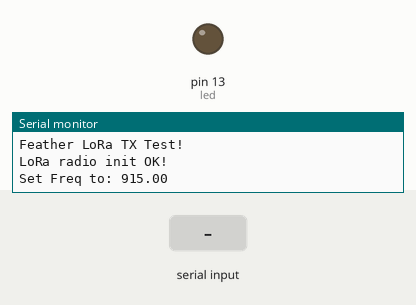
This sketch was run on a simulated Arduino Mega 2560, built with avr-gcc and run on an emulated ATmega2560. On the bench: output pins drawn as LEDs (lit = HIGH), the last lines printed to the serial monitor. The test bench sets the inputs (shaded band). No radio packets arrive unless stated; pins used as bus, display or sensor lines are not drawn.

Above: at 1.2 s.
1.3 s: "1" received over the second serial link
At 1.95 s:
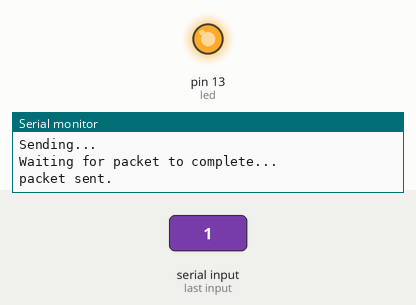
Timing chart, 0 to 4.3 s (numbered marks = the images above; inputs shaded):
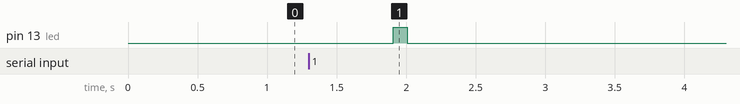

Measured:
- after the input at 1.3 s, pin 13 (led): LOW → HIGH after 0.61 s, → LOW 0.10 s later

The sketch:

featherm0_K30_lora.ino
```cpp
/*
  Basic Arduino example for K-Series sensor
  Created by Jason Berger
  Co2meter.com
*/


#include <SPI.h>
#include <Wire.h>
#include <RH_RF95.h>
#include <ArduinoJson.h>


byte readCO2[] = {0xFE, 0X44, 0X00, 0X08, 0X02, 0X9F, 0X25};  //Command packet to read Co2 (see app note)
byte response[] = {0,0,0,0,0,0,0};  //create an array to store the response

//multiplier for value. default is 1. set to 3 for K-30 3% and 10 for K-33 ICB
int valMultiplier = 1;


// for feather m0
#define RFM95_CS 8
#define RFM95_RST 4
#define RFM95_INT 3

// Change to 434.0 or other frequency, must match RX's freq!
#define RF95_FREQ 915.0

// Singleton instance of the radio driver
RH_RF95 rf95(RFM95_CS, RFM95_INT);

    StaticJsonDocument<200> doc;

int led = 13;

void setup()
{

pinMode(led, OUTPUT);

  pinMode(RFM95_RST, OUTPUT);
  digitalWrite(RFM95_RST, HIGH);


  // put your setup code here, to run once:
  Serial.begin(9600);         //Opens the main serial port to communicate with the computer
  Serial1.begin(9600);    //Opens the virtual serial port with a baud of 9600

  Serial.println("Feather LoRa TX Test!");

  // manual reset
  digitalWrite(RFM95_RST, LOW);
  delay(10);
  digitalWrite(RFM95_RST, HIGH);
  delay(10);

  while (!rf95.init()) {
    Serial.println("LoRa radio init failed");
    Serial.println("Uncomment '#define SERIAL_DEBUG' in RH_RF95.cpp for detailed debug info");
    while (1);
  }
  Serial.println("LoRa radio init OK!");

  // Defaults after init are 434.0MHz, modulation GFSK_Rb250Fd250, +13dbM
  if (!rf95.setFrequency(RF95_FREQ)) {
    Serial.println("setFrequency failed");
    while (1);
  }
  Serial.print("Set Freq to: "); Serial.println(RF95_FREQ);

  // Defaults after init are 434.0MHz, 13dBm, Bw = 125 kHz, Cr = 4/5, Sf = 128chips/symbol, CRC on

  // The default transmitter power is 13dBm, using PA_BOOST.
  // If you are using RFM95/96/97/98 modules which uses the PA_BOOST transmitter pin, then
  // you can set transmitter powers from 5 to 23 dBm:
  rf95.setTxPower(23, false);

}

void loop()
{

  sendRequest(readCO2);
  unsigned long valCO2 = getValue(response);
  //Serial.print("Co2 ppm = ");
  Serial.println(valCO2);

  doc["ppm"]=valCO2;

char radiopacket[40];
  serializeJson(doc, radiopacket);

  //char radiopacket[20] = "Hello World #      ";
  //itoa(packetnum++, radiopacket+13, 10);
  Serial.print("Sending "); Serial.println(radiopacket);
  //radiopacket[19] = 0;

  Serial.println("Sending...");
  delay(10);
  rf95.send((uint8_t *)radiopacket, 40);

  Serial.println("Waiting for packet to complete...");
  delay(10);
  rf95.waitPacketSent();
Serial.println("packet sent.");
  digitalWrite(led, HIGH);   // turn the LED on (HIGH is the voltage level)
  delay(100);                       // wait for a second
  digitalWrite(led, LOW);    // turn the LED off by making the voltage LOW
  delay(100);                       // wait for a second

  delay(2000);


}

void sendRequest(byte packet[])
{
  while(!Serial1.available())  //keep sending request until we start to get a response
  {
    Serial1.write(readCO2,7);
    delay(50);
  }

  int timeout=0;  //set a timeoute counter
  while(Serial1.available() < 7 ) //Wait to get a 7 byte response
  {
    timeout++;
    if(timeout > 10)    //if it takes to long there was probably an error
      {
        while(Serial1.available())  //flush whatever we have
          Serial1.read();

          break;                        //exit and try again
      }
      delay(50);
  }

  for (int i=0; i < 7; i++)
  {
    response[i] = Serial1.read();
  }
}

unsigned long getValue(byte packet[])
{
    int high = packet[3];                        //high byte for value is 4th byte in packet in the packet
    int low = packet[4];                         //low byte for value is 5th byte in the packet


    unsigned long val = high*256 + low;                //Combine high byte and low byte with this formula to get value
    return val* valMultiplier;
}
```
